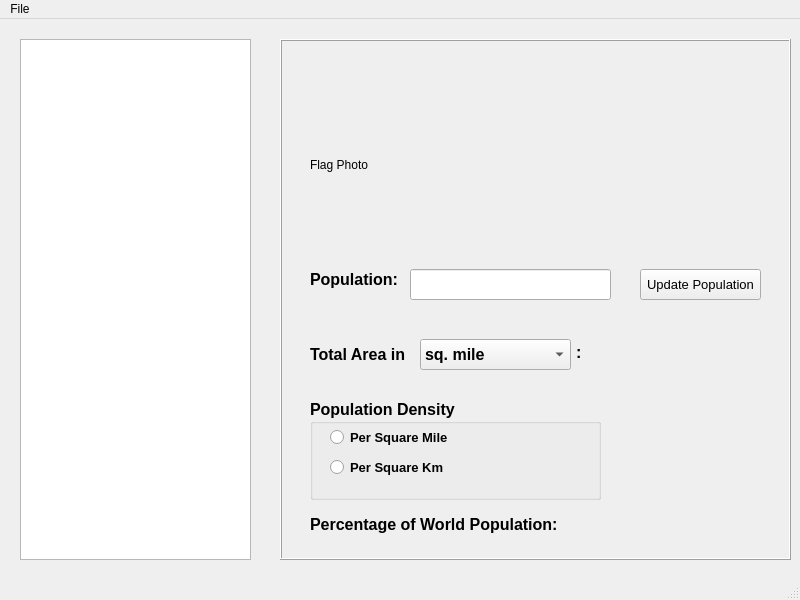
<?xml version="1.0" encoding="UTF-8"?> 
<ui version="4.0">
 <class>MainWindow</class>
 <widget class="QMainWindow" name="MainWindow">
  <property name="geometry">
   <rect>
    <x>0</x>
    <y>0</y>
    <width>800</width>
    <height>600</height>
   </rect>
  </property>
  <property name="windowTitle">
   <string>Countries_of_The_World</string>
  </property>
  <widget class="QWidget" name="centralwidget">
   <widget class="QListWidget" name="listCountry_List">
    <property name="geometry">
     <rect>
      <x>20</x>
      <y>20</y>
      <width>231</width>
      <height>521</height>
     </rect>
    </property>
   </widget>
   <widget class="QFrame" name="FrameShowDetails">
    <property name="geometry">
     <rect>
      <x>280</x>
      <y>20</y>
      <width>511</width>
      <height>521</height>
     </rect>
    </property>
    <property name="frameShape">
     <enum>QFrame::Box</enum>
    </property>
    <property name="frameShadow">
     <enum>QFrame::Raised</enum>
    </property>
    <widget class="QLabel" name="labelCountryName">
     <property name="geometry">
      <rect>
       <x>30</x>
       <y>20</y>
       <width>411</width>
       <height>31</height>
      </rect>
     </property>
     <property name="font">
      <font>
       <pointsize>15</pointsize>
       <weight>75</weight>
       <bold>true</bold>
      </font>
     </property>
     <property name="text">
      <string/>
     </property>
    </widget>
    <widget class="QLabel" name="labelCountryFlag">
     <property name="geometry">
      <rect>
       <x>30</x>
       <y>50</y>
       <width>271</width>
       <height>151</height>
      </rect>
     </property>
     <property name="text">
      <string>Flag Photo</string>
     </property>
    </widget>
    <widget class="QLabel" name="labelPopulation">
     <property name="geometry">
      <rect>
       <x>30</x>
       <y>230</y>
       <width>101</width>
       <height>21</height>
      </rect>
     </property>
     <property name="font">
      <font>
       <pointsize>12</pointsize>
       <weight>75</weight>
       <bold>true</bold>
      </font>
     </property>
     <property name="text">
      <string>Population:</string>
     </property>
    </widget>
    <widget class="QLineEdit" name="lineEditCountryPopulation">
     <property name="geometry">
      <rect>
       <x>130</x>
       <y>230</y>
       <width>201</width>
       <height>31</height>
      </rect>
     </property>
    </widget>
    <widget class="QPushButton" name="pushButtonUpdatePopulation">
     <property name="geometry">
      <rect>
       <x>360</x>
       <y>230</y>
       <width>121</width>
       <height>31</height>
      </rect>
     </property>
     <property name="font">
      <font>
       <pointsize>10</pointsize>
       <underline>false</underline>
       <strikeout>false</strikeout>
       <kerning>true</kerning>
      </font>
     </property>
     <property name="text">
      <string>Update Population</string>
     </property>
    </widget>
    <widget class="QLabel" name="labelTotal_Area_in">
     <property name="geometry">
      <rect>
       <x>30</x>
       <y>300</y>
       <width>111</width>
       <height>31</height>
      </rect>
     </property>
     <property name="font">
      <font>
       <pointsize>12</pointsize>
       <weight>75</weight>
       <bold>true</bold>
      </font>
     </property>
     <property name="text">
      <string>Total Area in</string>
     </property>
    </widget>
    <widget class="QLabel" name="labelCountryArea">
     <property name="geometry">
      <rect>
       <x>310</x>
       <y>300</y>
       <width>201</width>
       <height>31</height>
      </rect>
     </property>
     <property name="font">
      <font>
       <pointsize>12</pointsize>
       <weight>75</weight>
       <bold>true</bold>
      </font>
     </property>
     <property name="text">
      <string/>
     </property>
    </widget>
    <widget class="QGroupBox" name="groupPopulationDensity">
     <property name="enabled">
      <bool>true</bool>
     </property>
     <property name="geometry">
      <rect>
       <x>30</x>
       <y>360</y>
       <width>291</width>
       <height>101</height>
      </rect>
     </property>
     <property name="font">
      <font>
       <pointsize>12</pointsize>
       <weight>75</weight>
       <bold>true</bold>
      </font>
     </property>
     <property name="title">
      <string>Population Density</string>
     </property>
     <widget class="QRadioButton" name="radioSquareMile">
      <property name="geometry">
       <rect>
        <x>20</x>
        <y>30</y>
        <width>121</width>
        <height>17</height>
       </rect>
      </property>
      <property name="font">
       <font>
        <pointsize>10</pointsize>
        <weight>75</weight>
        <bold>true</bold>
       </font>
      </property>
      <property name="text">
       <string>Per Square Mile</string>
      </property>
     </widget>
     <widget class="QRadioButton" name="radioSquarekm">
      <property name="geometry">
       <rect>
        <x>20</x>
        <y>60</y>
        <width>121</width>
        <height>17</height>
       </rect>
      </property>
      <property name="font">
       <font>
        <pointsize>10</pointsize>
        <weight>75</weight>
        <bold>true</bold>
        <strikeout>false</strikeout>
        <kerning>false</kerning>
       </font>
      </property>
      <property name="text">
       <string>Per Square Km</string>
      </property>
     </widget>
     <widget class="QLabel" name="labelCountryPopulationDensity">
      <property name="geometry">
       <rect>
        <x>170</x>
        <y>30</y>
        <width>121</width>
        <height>41</height>
       </rect>
      </property>
      <property name="text">
       <string/>
      </property>
     </widget>
    </widget>
    <widget class="QLabel" name="labelPercentage_of_World_Population">
     <property name="geometry">
      <rect>
       <x>30</x>
       <y>470</y>
       <width>271</width>
       <height>31</height>
      </rect>
     </property>
     <property name="font">
      <font>
       <pointsize>12</pointsize>
       <weight>75</weight>
       <bold>true</bold>
      </font>
     </property>
     <property name="text">
      <string>Percentage of World Population:</string>
     </property>
    </widget>
    <widget class="QLabel" name="labelPercentage">
     <property name="geometry">
      <rect>
       <x>310</x>
       <y>470</y>
       <width>201</width>
       <height>31</height>
      </rect>
     </property>
     <property name="font">
      <font>
       <pointsize>12</pointsize>
       <weight>75</weight>
       <bold>true</bold>
      </font>
     </property>
     <property name="text">
      <string/>
     </property>
    </widget>
    <widget class="QComboBox" name="comboAreaUnit">
     <property name="geometry">
      <rect>
       <x>140</x>
       <y>300</y>
       <width>151</width>
       <height>31</height>
      </rect>
     </property>
     <property name="font">
      <font>
       <pointsize>12</pointsize>
       <weight>75</weight>
       <bold>true</bold>
      </font>
     </property>
     <item>
      <property name="text">
       <string>sq. mile</string>
      </property>
     </item>
     <item>
      <property name="text">
       <string>sq. km</string>
      </property>
     </item>
    </widget>
    <widget class="QLabel" name="label">
     <property name="geometry">
      <rect>
       <x>296</x>
       <y>303</y>
       <width>41</width>
       <height>21</height>
      </rect>
     </property>
     <property name="font">
      <font>
       <pointsize>12</pointsize>
       <weight>75</weight>
       <bold>true</bold>
      </font>
     </property>
     <property name="text">
      <string>:</string>
     </property>
    </widget>
   </widget>
  </widget>
  <widget class="QMenuBar" name="menubar">
   <property name="geometry">
    <rect>
     <x>0</x>
     <y>0</y>
     <width>800</width>
     <height>21</height>
    </rect>
   </property>
   <widget class="QMenu" name="File">
    <property name="title">
     <string>File</string>
    </property>
    <addaction name="actionLoad"/>
    <addaction name="actionSave"/>
    <addaction name="separator"/>
    <addaction name="actionExit"/>
   </widget>
   <addaction name="File"/>
  </widget>
  <widget class="QStatusBar" name="statusbar"/>
  <action name="actionLoad">
   <property name="text">
    <string>Load</string>
   </property>
  </action>
  <action name="actionSave">
   <property name="text">
    <string>Save</string>
   </property>
  </action>
  <action name="actionExit">
   <property name="text">
    <string>Exit</string>
   </property>
  </action>
 </widget>
 <resources/>
 <connections/>
</ui>
